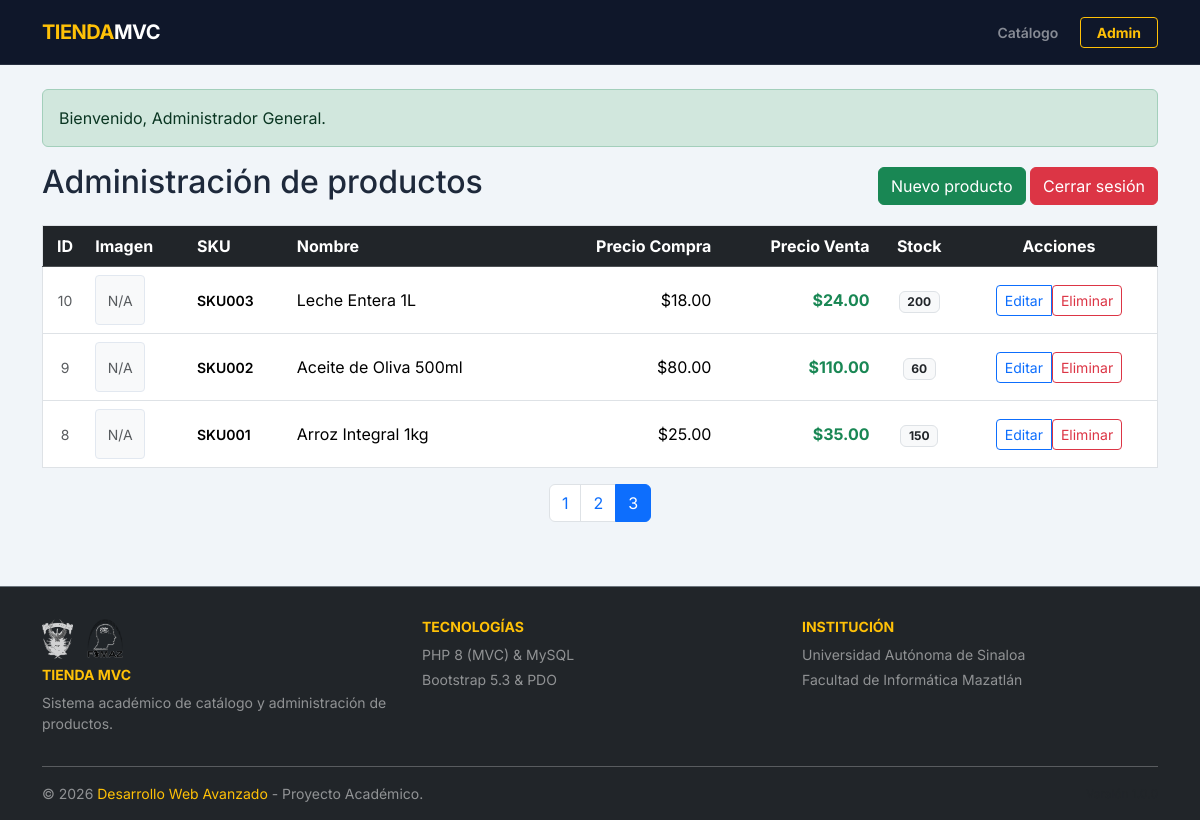
/productos/page/3 (signed in), run on the app's committed database.
### tables this page shows
CREATE TABLE `productos` (
  `id` int NOT NULL,
  `sku` varchar(50) NOT NULL,
  `nombre` varchar(100) NOT NULL,
  `descripcion` text NOT NULL,
  `precio_compra` decimal(10,2) NOT NULL,
  `precio_venta` decimal(10,2) NOT NULL,
  `existencia` int NOT NULL,
  `imagen` varchar(255) DEFAULT NULL,
  `created_at` timestamp NOT NULL DEFAULT CURRENT_TIMESTAMP,
  `updated_at` timestamp NOT NULL DEFAULT CURRENT_TIMESTAMP ON UPDATE CURRENT_TIMESTAMP
);

### controllers/ProductoController.php (called while the page is built, shortened)
<?php
class ProductoController
{
    private ProductoModel $productoModel;
    public function __construct()
    {
        $this->productoModel = new ProductoModel();
    }
    public function index(): void
    {
        $porPagina = 13;
        $pagina = (int)($_GET['page'] ?? 1);
        $totalProductos = $this->productoModel->contarTodos();
        $totalPaginas = (int)ceil($totalProductos / $porPagina);
        $offset = ($pagina - 1) * $porPagina;
        $productos = $this->productoModel->obtenerPaginados($porPagina, $offset);
        require_once __DIR__ . '/../views/productos/index.php';
    }
}

### config/Autoload.php (called while the page is built, shortened)
<?php
spl_autoload_register(function ($class) {
    $baseDir = __DIR__ . '/../';
    $class = str_replace('\\', '/', $class);
    $parts = explode('/', $class);
    if (!empty($parts)) {
    $parts[0] = strtolower($parts[0]);
    }
    $file = $baseDir . implode('/', $parts) . '.php';
});

### config/Database.php (called while the page is built, shortened)
<?php
class Database {
    private string $host = 'localhost';
    private string $dbName = 'tienda_mvc';
    private string $username = 'root';
    private string $password = '';
    private string $charset = 'utf8mb4';
    public function connect() : PDO {
        try {
        $dsn = "mysql:host={$this->host};dbname={$this->dbName};charset={$this->charset}";
        $pdo = new PDO($dsn, $this->username, $this->password);
        $pdo->setAttribute(PDO::ATTR_ERRMODE, PDO::ERRMODE_EXCEPTION);
        $pdo->setAttribute(PDO::ATTR_DEFAULT_FETCH_MODE, PDO::FETCH_ASSOC);
        return $pdo;
        } catch(PDOException $e) {
            die('Error de conexión con la base de datos.');
        }
    }
}

### models/ProductoModel.php (called while the page is built, shortened)
<?php
class ProductoModel {
    private PDO $conexion;
    public function __construct()
    {
        $db = new Database();
        $this->conexion = $db->connect();
    }
    public function contarTodos(): int
    {
        try {
            $stmt = $this->conexion->query('SELECT COUNT(*) FROM productos');
            return (int)$stmt->fetchColumn();
        } catch (PDOException $e) {
            return 0;
        }
    }
    public function obtenerPaginados(int $limite, int $offset): array
    {
        try {
            $sql = 'SELECT * FROM productos ORDER BY id DESC LIMIT :limite OFFSET :offset';
            $stmt = $this->conexion->prepare($sql);
            $stmt->bindValue(':limite', $limite, PDO::PARAM_INT);
            $stmt->bindValue(':offset', $offset, PDO::PARAM_INT);
            $stmt->execute();
            return $stmt->fetchAll();
        } catch (PDOException $e) {
            return [];
        }
    }
}

### views/productos/index.php (the view, shortened to what this page needs)
<?php require_once __DIR__ . '/../layouts/header.php'; ?>
<div class="d-flex justify-content-between align-items-center mb-3">
    <h2>Administración de productos</h2>
    <div>
        <a href="<?= BASE_URL ?>/productos/create" class="btn btn-success">Nuevo producto</a>
        <a href="<?= BASE_URL ?>/logout" class="btn btn-danger">Cerrar sesión</a>
    </div>
</div>
<table class="table table-hover align-middle border">
    <thead class="table-dark">
        <tr>
            <th class="text-center">ID</th>
            <th>Imagen</th>
            <th>SKU</th>
            <th>Nombre</th>
            <th class="text-end">Precio Compra</th>
            <th class="text-end">Precio Venta</th>
            <th class="text-center">Stock</th>
            <th class="text-center">Acciones</th>
        </tr>
    </thead>
    <tbody>
        <?php foreach ($productos as $producto): ?>
            <tr>
                <td class="text-center text-muted small"><?= (int)$producto['id']; ?></td>
                <td>
                    <?php if (!empty($producto['imagen'])): ?>
                        <img src="<?= BASE_URL ?>/uploads/<?= htmlspecialchars($producto['imagen']); ?>"
                             alt="<?= htmlspecialchars($producto['nombre']); ?>"
                             class="producto-thumb-img shadow-sm">
                    <?php else: ?>
                        <div class="bg-light d-flex align-items-center justify-content-center producto-thumb-img text-muted small italic">
                            N/A
                        </div>
                    <?php endif; ?>
                </td>
                <td class="fw-semibold small"><?= htmlspecialchars($producto['sku']); ?></td>
                <td><?= htmlspecialchars($producto['nombre']); ?></td>
                <td class="text-end">$<?= number_format((float)$producto['precio_compra'], 2); ?></td>
                <td class="text-end fw-bold text-success">$<?= number_format((float)$producto['precio_venta'], 2); ?></td>
                <td class="text-center">
                    <span class="badge <?= (int)$producto['existencia'] > 0 ? 'bg-light text-dark border' : 'bg-danger'; ?>">
                        <?= (int)$producto['existencia']; ?>
                    </span>
                </td>
                <td class="text-center">
                    <div class="btn-group">
                        <a href="<?= BASE_URL ?>/productos/edit/<?= (int)$producto['id']; ?>"
                           class="btn btn-outline-primary btn-sm">
                           Editar
                        </a>
                        <form action="<?= BASE_URL ?>/productos/delete" method="POST" class="d-inline">
                            <button type="submit" class="btn btn-outline-danger btn-sm"
                                    onclick="return confirm('¿Deseas eliminar este producto?');">
                                Eliminar
                            </button>
                        </form>
                    </div>
                </td>
            </tr>
        <?php endforeach; ?>
    </tbody>
</table>
<?php if (!empty($totalPaginas) && $totalPaginas > 1): ?>
    <nav aria-label="Paginación de productos">
        <ul class="pagination justify-content-center">
            <?php for ($i = 1; $i <= $totalPaginas; $i++): ?>
                <li class="page-item <?= $i === $pagina ? 'active' : ''; ?>">
                    <a class="page-link" href="<?= BASE_URL ?>/productos/page/<?= $i; ?>">
                        <?= $i; ?>
                    </a>
                </li>
            <?php endfor; ?>
        </ul>
    </nav>
<?php endif; ?>
<?php require_once __DIR__ . '/../layouts/footer.php'; ?>

### views/layouts/header.php (style rules this page uses)
:root { --primary-color: #334155; --accent-color: #64748b; --success-color: #10b981; --bg-body: #f1f5f9; }
html, body { height: 100%; font-family: 'Inter', sans-serif; background-color: var(--bg-body); color: #1e293b; }
body { display: flex; flex-direction: column; }
.producto-thumb-img { width: 50px; height: 50px; object-fit: cover; border-radius: 4px; border: 1px solid #e2e8f0; }

### data on the page
productos: id "10", shows "N/A", sku "SKU003", nombre "Leche Entera 1L", precio_compra "18.00", precio_venta "24.00", existencia "200"
productos: id "9", shows "N/A", sku "SKU002", nombre "Aceite de Oliva 500ml", precio_compra "80.00", precio_venta "110.00", existencia "60"
productos: id "8", shows "N/A", sku "SKU001", nombre "Arroz Integral 1kg", precio_compra "25.00", precio_venta "35.00", existencia "150"

### other printed values
$_SESSION['success'] "Bienvenido, Administrador General."
